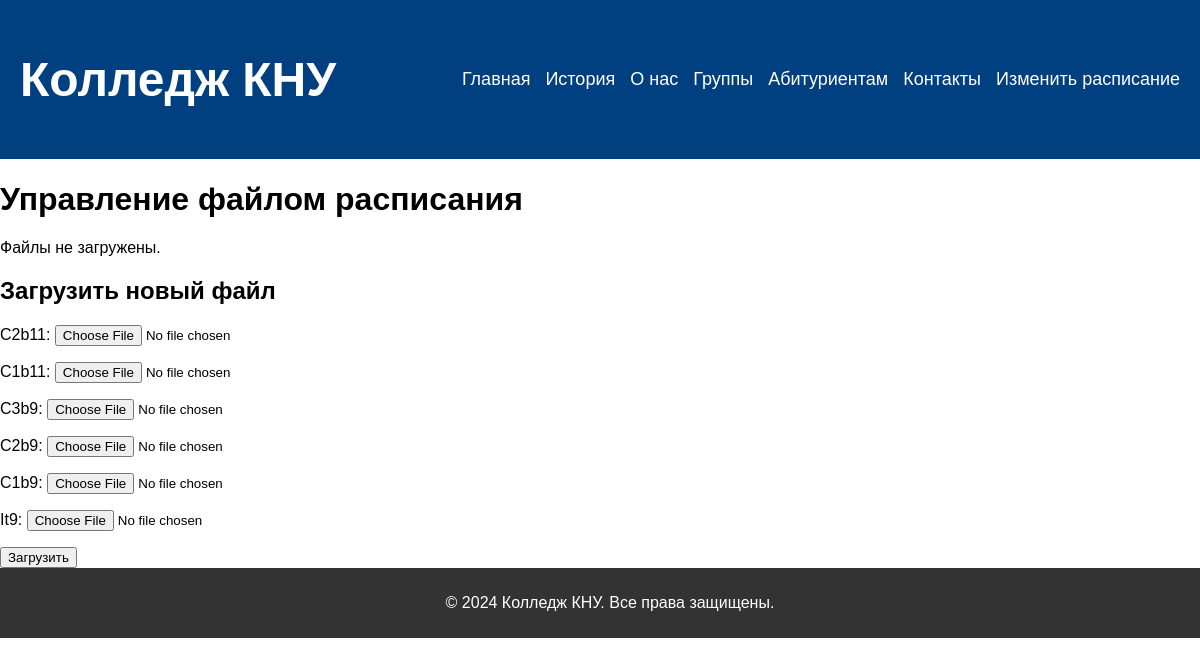
Before: /schedule-file/ with the older database file.
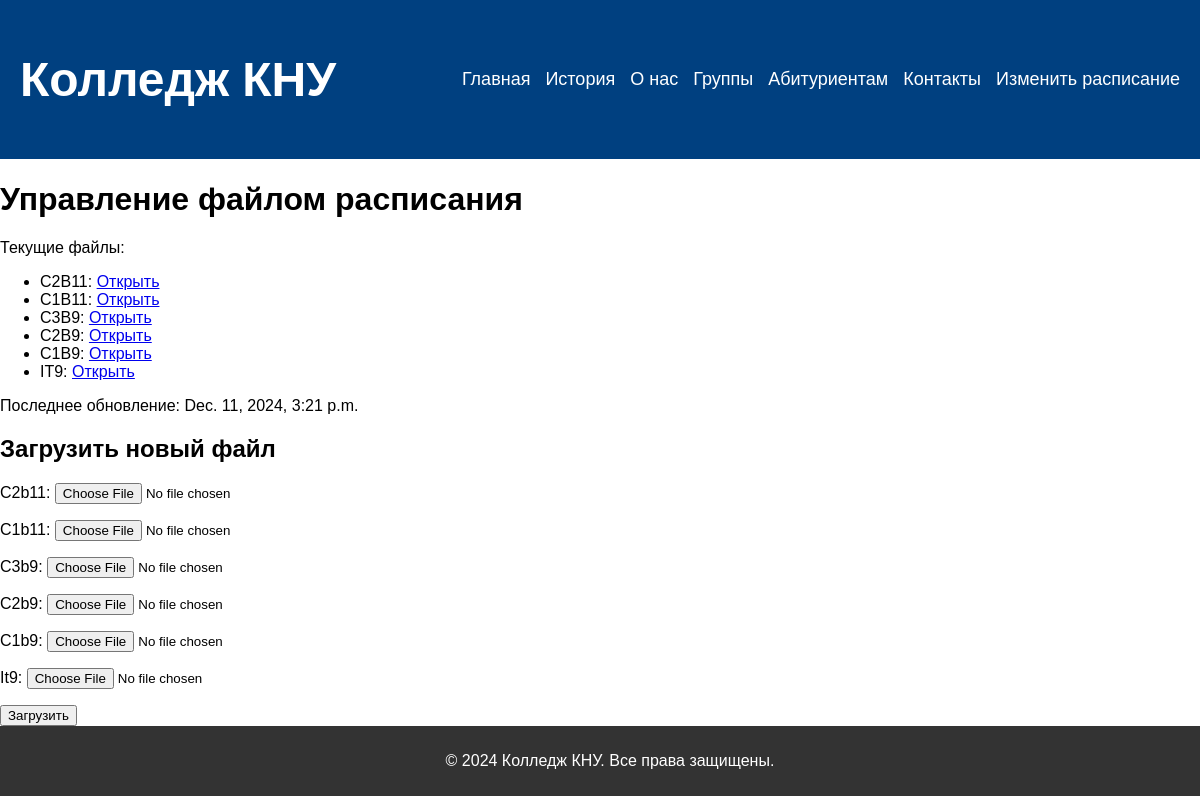
After: the same page with the newer database file.
### blog/models.py (models this page shows)
class ScheduleFile(models.Model):
    c2b11 = models.FileField(upload_to='schedules/')
    c1b11 = models.FileField(upload_to='schedules/')
    c3b9 = models.FileField(upload_to='schedules/')
    c2b9 = models.FileField(upload_to='schedules/')
    c1b9 = models.FileField(upload_to='schedules/')
    it9 = models.FileField(upload_to='schedules/')
    updated_at = models.DateTimeField(auto_now=True)

### blog/views.py (the view)
# urls.py: path('schedule-file/', schedule_file_view, name='schedule_file'),
def schedule_file_view(request):
    try:
        schedule_file = ScheduleFile.objects.latest('updated_at')
    except ScheduleFile.DoesNotExist:
        schedule_file = None
    if request.method == 'POST':
        form = ScheduleFileForm(request.POST, request.FILES)
        if form.is_valid():
            if schedule_file:
                if schedule_file.c1b11:
                    schedule_file.c1b11.delete()
                if schedule_file.c2b11:
                    schedule_file.c2b11.delete()
                if schedule_file.c3b9:
                    schedule_file.c3b9.delete()
            form.save()
            return redirect('schedule_file')  # Перенаправляем на ту же страницу после успешной загрузки
    else:
        form = ScheduleFileForm()
    return render(request, 'blog/schedule_file.html', {
        'form': form,
        'schedule_file': schedule_file,
    })

### blog/forms.py
class ScheduleFileForm(forms.ModelForm):
    class Meta:
        model = ScheduleFile
        fields = "__all__"

### blog/templates/blog/schedule_file.html (shortened to what this page needs)
{% extends 'blog/base.html' %}
{% block content %}
    <h1>Управление файлом расписания</h1>
    {% if schedule_file %}
        <p>Текущие файлы:</p>
        <ul>
            {% if schedule_file.c2b11 %}
                <li>C2B11: <a href="{{ schedule_file.c2b11.url }}" target="_blank">Открыть</a></li>
            {% endif %}
            {% if schedule_file.c1b11 %}
                <li>C1B11: <a href="{{ schedule_file.c1b11.url }}" target="_blank">Открыть</a></li>
            {% endif %}
            {% if schedule_file.c3b9 %}
                <li>C3B9: <a href="{{ schedule_file.c3b9.url }}" target="_blank">Открыть</a></li>
            {% endif %}
            {% if schedule_file.c2b9 %}
                <li>C2B9: <a href="{{ schedule_file.c2b9.url }}" target="_blank">Открыть</a></li>
            {% endif %}
            {% if schedule_file.c1b9 %}
                <li>C1B9: <a href="{{ schedule_file.c1b9.url }}" target="_blank">Открыть</a></li>
            {% endif %}
            {% if schedule_file.it9 %}
                <li>IT9: <a href="{{ schedule_file.it9.url }}" target="_blank">Открыть</a></li>
            {% endif %}
        </ul>
        <p>Последнее обновление: {{ schedule_file.updated_at }}</p>
    {% else %}
        <p>Файлы не загружены.</p>
    {% endif %}
    <h2>Загрузить новый файл</h2>
    <form method="post" enctype="multipart/form-data">
        {{ form.as_p }}
        <button type="submit">Загрузить</button>
    </form>
{% endblock %}

### blog/templates/blog/base.html (shortened to what this page needs)
{% load static %}
<!DOCTYPE html>
<html lang="ru">
<head>
    <link rel="stylesheet" href="{% static 'blog/css/index.css' %}">
</head>
<body>
    <header>
        <div class="logo">
            <h1>Колледж КНУ</h1>
        </div>
        <nav>
            <ul>
                <li><a href="{% url 'index' %}">Главная</a></li>
                <li><a href="{% url 'history' %}">История</a></li>
                <li><a href="{% url 'about' %}">О нас</a></li>
                <li><a href="{% url 'groups' %}">Группы</a></li>
                <li><a href="{% url 'admissions' %}">Абитуриентам</a></li>
                <li><a href="{% url 'contact' %}">Контакты</a></li>
                <li><a href="{% url 'schedule_file' %}">Изменить расписание</a></li>
            </ul>
        </nav>
    </header>
    <main>
        {% block content %}{% endblock %}
    </main>
    <footer>
        <p>&copy; 2024 Колледж КНУ. Все права защищены.</p>
    </footer>
</body>
</html>

### blog/static/blog/css/index.css (style rules this page uses)
body { font-family: Arial, sans-serif; margin: 0; padding: 0; }
header { background-color: #004080; color: white; padding: 20px; display: flex; justify-content: space-between; align-items: center; }
header .logo { font-size: 24px; }
nav ul { list-style: none; margin: 0; padding: 0; display: flex; }
nav ul li { margin-left: 15px; }
nav ul li a { color: white; text-decoration: none; font-size: 18px; }
footer { background-color: #333; color: white; text-align: center; padding: 10px; position: relative; width: 100%; bottom: 0; }

Changed rows visible on the page:
added ScheduleFile: updated_at "Dec. 11, 2024, 3:21 p.m."
Other visible differences:
text no longer shown: "Файлы не загружены."
text now shown: "Текущие файлы: C2B11: Открыть C1B11: Открыть C3B9: Открыть C2B9: Открыть C1B9: Открыть IT9: Открыть Последнее обновление:"
